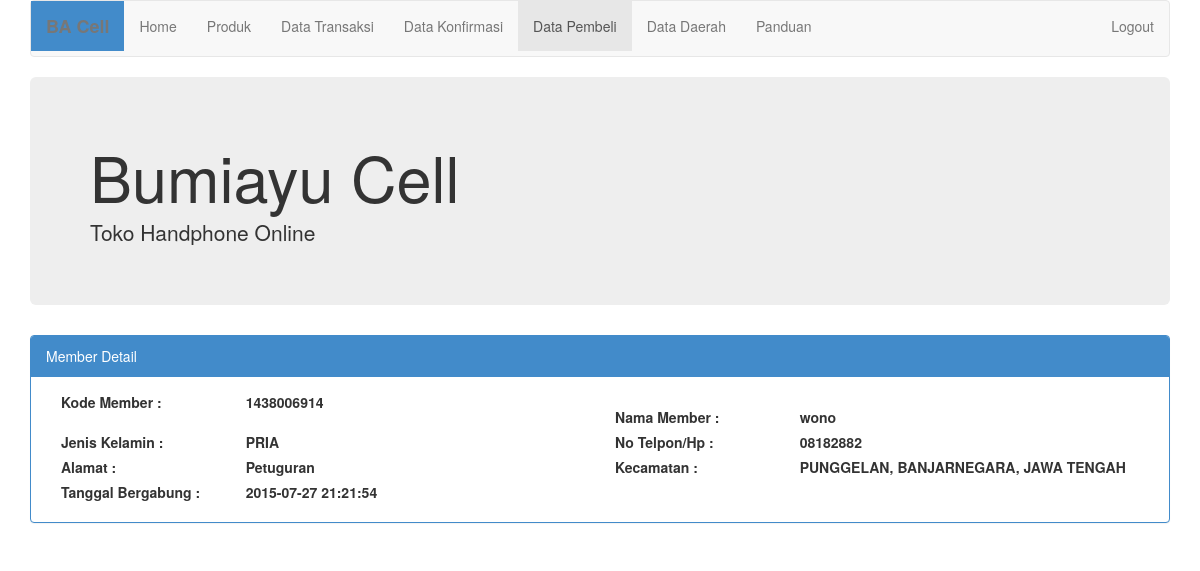
Screenshot of /page/admin/index.php?admin=member_detail&kode_member=1438006914 (signed in) with the database file from the repository.
### tables this page shows
CREATE TABLE `member` (
  `kode_member` varchar(20) NOT NULL,
  `nama_member` varchar(50) NOT NULL,
  `nama_tujuan_pengiriman` varchar(50) NOT NULL,
  `jenis_kelamin` varchar(10) NOT NULL,
  `username` varchar(50) NOT NULL,
  `password` varchar(50) NOT NULL,
  `no_telpon` varchar(20) NOT NULL,
  `alamat` text NOT NULL,
  `alamat_pengiriman` text NOT NULL,
  `kode_kecamatan` varchar(50) NOT NULL,
  `kode_kecamatan_pengiriman` varchar(20) NOT NULL,
  `tanggal_bergabung` datetime NOT NULL,
  PRIMARY KEY (`kode_member`)
);

CREATE TABLE `propinsi` (
  `kode_propinsi` varchar(20) NOT NULL,
  `nama_propinsi` varchar(50) NOT NULL,
  PRIMARY KEY (`kode_propinsi`)
);

CREATE TABLE `kecamatan` (
  `kode_kecamatan` varchar(20) NOT NULL,
  `kode_kabupaten_on_kecamatan` varchar(20) NOT NULL,
  `nama_kecamatan` varchar(50) NOT NULL,
  `biaya_pengiriman` double NOT NULL,
  PRIMARY KEY (`kode_kecamatan`)
);

CREATE TABLE `kabupaten` (
  `kode_kabupaten` varchar(20) NOT NULL,
  `kode_propinsi_on_kabupaten` varchar(20) NOT NULL,
  `nama_kabupaten` varchar(50) NOT NULL,
  PRIMARY KEY (`kode_kabupaten`)
);

### page/model/member_model.php (called while the page is built, shortened)
<?php
include_once '../db/koneksi.php';
class Member {
    private $namaMember;
    private $jenisKelamin;
    private $noTelpon;
    private $alamat;
    private $kecamatan;
    private $tanggalBergabung;
    public function getNamaMember() {
        return $this->namaMember;
    }
    public function getJenisKelamin() {
        return $this->jenisKelamin;
    }
    public function getNoTelpon() {
        return $this->noTelpon;
    }
    public function getAlamat() {
        return $this->alamat;
    }
    public function getKecamatan() {
        return $this->kecamatan;
    }
    public function getTanggalBergabung() {
        return $this->tanggalBergabung;
    }
    public function setNamaMember($namaMember) {
        $this->namaMember = $namaMember;
    }
    public function setJenisKelamin($jenisKelamin) {
        $this->jenisKelamin = $jenisKelamin;
    }
    public function setNoTelpon($noTelpon) {
        $this->noTelpon = $noTelpon;
    }
    public function setAlamat($alamat) {
        $this->alamat = $alamat;
    }
    public function setKecamatan($kecamatan) {
        $this->kecamatan = $kecamatan;
    }
    public function setTanggalBergabung($tanggalBergabung) {
        $this->tanggalBergabung = $tanggalBergabung;
    }
}
class MemberDaoImpl implements MemberDao {
    private $con;
    public function __construct() {
        $this->con = Koneksi::connect();
    }
    public function findOne($kodeMember) {
        $m = new Member();
        $query = "SELECT kode_member, nama_member, jenis_kelamin, username, password, no_telpon, alamat, alamat_pengiriman, kode_kecamatan, kode_kecamatan_pengiriman, tanggal_bergabung, nama_tujuan_pengiriman FROM member WHERE kode_member = ?";
        $prep = $this->con->prepare($query);
        $prep->bind_param('s', $kodeMember);
        $prep->execute();
        $prep->bind_result($a, $b, $c, $d, $e, $f, $g, $h, $i, $j, $k, $l);
        if ($prep->fetch()) {
            $m->setKodeMember($a);
            $m->setNamaMember($b);
            $m->setJenisKelamin($c);
            $m->setUsername($d);
            $m->setPassword($e);
            $m->setNoTelpon($f);
            $m->setAlamat($g);
            $m->setAlamatPengiriman($h);
            $m->setKecamatan($i);
            $m->setKecamatanPengiriman($j);
            $m->setTanggalBergabung($k);
            $m->setNamaTujuanPengiriman($l);
        }
        return $m;
    }
}

### page/db/koneksi.php (called while the page is built, shortened)
<?php
class Koneksi {
    public static function connect() {
        $con = new mysqli(HOST, USERNAME, PASSWORD, DATABASE_NAME, PORT);
        return $con;
    }
}

### page/model/petugas_model.php (called while the page is built, shortened)
<?php
include_once '../db/koneksi.php';
class PetugasDaoImpl implements PetugasDao {
    private $con;
    public function __construct() {
        $this->con = Koneksi::connect();
    }
    public function login($username, $password) {
        $p = new Petugas();
        $query = "SELECT kode_petugas, nama_petugas, jenis_kelamin, username, password, no_telpon, alamat FROM petugas WHERE username = ? AND password = ?";
        $prep = $this->con->prepare($query);
        $prep->bind_param('ss', $username, $password);
        $prep->execute();
        $prep->bind_result($a, $b, $c, $d, $e, $f, $g);
        if ($prep->fetch()) {
            $p->setKodePetugas($a);
            $p->setNamaPetugas($b);
            $p->setJenisKelamin($c);
            $p->setUsername($d);
            $p->setPassword($e);
            $p->setNoTelpon($f);
            $p->setAlamat($g);
        }
        return $p;
    }
}

### page/model/kecamatan_model.php (called while the page is built, shortened)
<?php
include_once '../db/koneksi.php';
class Kecamatan {
    private $namaProvinsi;
    private $namaKabupaten;
    private $namaKecamatan;
    public function getNamaProvinsi() {
        return $this->namaProvinsi;
    }
    public function getNamaKabupaten() {
        return $this->namaKabupaten;
    }
    public function getNamaKecamatan() {
        return $this->namaKecamatan;
    }
    public function setNamaProvinsi($namaProvinsi) {
        $this->namaProvinsi = $namaProvinsi;
    }
    public function setNamaKabupaten($namaKabupaten) {
        $this->namaKabupaten = $namaKabupaten;
    }
    public function setNamaKecamatan($namaKecamatan) {
        $this->namaKecamatan = $namaKecamatan;
    }
}
class KecamatanDaoImpl implements KecamatanDao{
    private $con;
    public function __construct() {
        $this->con = Koneksi::connect();
    }
    public function findOne($kodeKecamatan) {
        $k = new Kecamatan();
        $query = "SELECT kode_kecamatan, kode_propinsi, nama_propinsi, kode_kabupaten, nama_kabupaten, nama_kecamatan, biaya_pengiriman "
                . "FROM propinsi, kabupaten, kecamatan WHERE kecamatan.kode_kabupaten_on_kecamatan = kabupaten.kode_kabupaten AND kabupaten.kode_propinsi_on_kabupaten = propinsi.kode_propinsi AND kode_kecamatan = ?";
        $prep = $this->con->prepare($query);
        $prep->bind_param("s", $kodeKecamatan);
        $prep->execute();
        $prep->bind_result($a, $b, $c, $d, $e, $f, $g);
        if ($prep->fetch()){
            $k->setKodeKecamatan($a);
            $k->setKodeProvinsi($b);
            $k->setNamaProvinsi($c);
            $k->setKodeKabupaten($d);
            $k->setNamaKabupaten($e);
            $k->setNamaKecamatan($f);
            $k->setBiayaPengiriman($g);
        }
        return $k;
    }
}

### page/admin/member_detail.php (the view, shortened to what this page needs)
<div class="navbar navbar-default" role="navigation">
    <div class="navbar-header">
        <label class="navbar-brand label-primary">BA Cell</label>
    </div>
    <div class="navbar-collapse collapse">
        <ul class="nav navbar-nav">
            <li><a href="index.php?admin=home"><span>Home</span></a> </li>
            <li><a href="index.php?admin=produk"><span>Produk</span></a></li>
            <li><a href="index.php?admin=data_transaksi"><span>Data Transaksi</span></a></li>
            <li><a href="index.php?admin=data_konfirmasi">Data Konfirmasi</a></li>
            <li class="active"><a href="index.php?admin=data_member"><span>Data Pembeli</span></a></li>
            <li><a href="index.php?admin=data_daerah">Data Daerah</a></li>
            <li><a href="index.php?admin=panduan_belanja"><span>Panduan</span></a></li>
        </ul>
        <ul class="nav navbar-nav navbar-right">
            <li><a href="logout_admin.php">Logout</a></li>
        </ul>
    </div>
</div>
<div class="jumbotron">
    <h1>Bumiayu Cell</h1>
    <p>Toko Handphone Online</p>
</div>
<div class="panel panel-primary">
    <div class="panel-heading">
        Member Detail
    </div>
    <div class="panel-body">
        <?php
        include_once '../model/member_model.php';
        include_once '../model/kecamatan_model.php';
        $kodeMember = filter_input(INPUT_GET, 'kode_member');
        $mdao = new MemberDaoImpl();
        $m = $mdao->findOne($kodeMember);
        $namaMember = $m->getNamaMember();
        $jenisKelamin = $m->getJenisKelamin();
        $noTelpon = $m->getNoTelpon();
        $alamat = $m->getAlamat();
        $kecamatan = $m->getKecamatan();
        $tanggalBergabung = $m->getTanggalBergabung();
        $kecDao = new KecamatanDaoImpl();
        $kec = $kecDao->findOne($kecamatan);
        $namaPropinsi = $kec->getNamaProvinsi();
        $namaKabupaten = $kec->getNamaKabupaten();
        $namaKecamatan = $kec->getNamaKecamatan();
        ?>
        <div class="form-group">
            <label class="col-sm-2 control-label">Kode Member :</label>
            <div class="col-sm-4">
                <label class="control-label"><?php echo $kodeMember; ?></label>
            </div>
        </div>
        <div class="form-group">
            <label class="col-sm-2 control-label">Nama Member :</label>
            <div class="col-sm-4">
                <label class="control-label"><?php echo $namaMember; ?></label>
            </div>
        </div>
        <div class="form-group">
            <label class="col-sm-2 control-label">Jenis Kelamin :</label>
            <div class="col-sm-4">
                <label class="control-label"><?php echo $jenisKelamin; ?></label>
            </div>
        </div>
        <div class="form-group">
            <label class="col-sm-2 control-label">No Telpon/Hp :</label>
            <div class="col-sm-4">
                <label class="control-label"><?php echo $noTelpon; ?></label>
            </div>
        </div>
        <div class="form-group">
            <label class="col-sm-2 control-label">Alamat :</label>
            <div class="col-sm-4">
                <label class="control-label"><?php echo $alamat; ?></label>
            </div>
        </div>
        <div class="form-group">
            <label class="col-sm-2 control-label">Kecamatan :</label>
            <div class="col-sm-4">
                <label class="control-label"><?php echo $namaKecamatan . ', ' . $namaKabupaten . ', ' . $namaPropinsi; ?></label>
            </div>
        </div>
        <div class="form-group">
            <label class="col-sm-2 control-label">Tanggal Bergabung :</label>
            <div class="col-sm-4">
                <label class="control-label"><?php echo $tanggalBergabung; ?></label>
            </div>
        </div>
    </div>
</div>

### rows the page displays
member: kode_member "1438006914", nama_member "wono", jenis_kelamin "PRIA", no_telpon "08182882", alamat "Petuguran", tanggal_bergabung "2015-07-27 21:21:54"
propinsi: kecamatan.nama_kecamatan "PUNGGELAN", kabupaten.nama_kabupaten "BANJARNEGARA", nama_propinsi "JAWA TENGAH"
